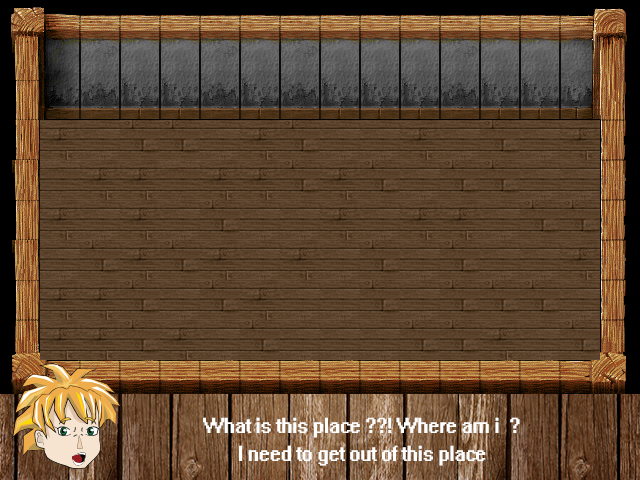

Rendered tile map (Tiled .tmx) drawn with the repository's tilesets; below, a short description and the map source with its tile grids summarised:
An orthogonal 16x12 tile map with 40x40 px tiles, 1 tile layer (layers), 2 tilesets, 1 image layer and 12 objects (3x doorEntity, mainPlayer).

<map version="1.0" orientation="orthogonal" renderorder="right-down" width="16" height="12" tilewidth="40" tileheight="40">
 <tileset firstgid="1" name="_BACKUP_" tilewidth="40" tileheight="40">
  <image source="../img/_BACKUP_.png" width="640" height="480" />
 </tileset>
 <tileset firstgid="193" name="VILFLR" tilewidth="40" tileheight="40">
  <image source="../img/VILFLR.png" width="640" height="480" />
 </tileset>
 <layer name="layers" width="16" height="12">
  <data>[192 cells, 160 non-empty, 33 distinct tile ids]</data>
 </layer>
 <objectgroup color="#ea0003" name="collision">
  <object x="1" y="361" width="637" height="35" />
  <object x="601" y="-1" width="35" height="400" />
  <object x="0" y="-1" width="40" height="398" />
  <object x="-5" y="-1" width="128" height="91" />
  <object x="196.333" y="-2.33333" width="85" height="93.3333" />
  <object x="515.333" y="-1.33333" width="89.3333" height="90.3333" />
  <object x="356.667" y="0" width="87.6667" height="89.3333" />
  <object x="11" y="11" width="600" height="49" />
 </objectgroup>
 <objectgroup color="#aaff7f" name="entities">
  <object name="mainPlayer" x="299" y="311" width="40" height="40">
   <properties>
    <property name="spritewidth" value="40" />
   </properties>
  </object>
  <object name="doorEntity" x="120" y="40" width="80" height="80">
   <properties>
    <property name="id" value="0" />
    <property name="spritewidth" value="80" />
   </properties>
  </object>
  <object name="doorEntity" x="440" y="40" width="80" height="80">
   <properties>
    <property name="id" value="2" />
    <property name="spritewidth" value="80" />
   </properties>
  </object>
  <object name="doorEntity" x="280" y="40" width="80" height="80">
   <properties>
    <property name="id" value="1" />
    <property name="spritewidth" value="80" />
   </properties>
  </object>
 </objectgroup>
 <imagelayer name="Calque d'image 1">
  <image source="../img/1.png" />
 </imagelayer>
</map>